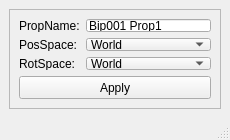
<?xml version="1.0" encoding="UTF-8"?>
<ui version="4.0">
 <class>MainWindow</class>
 <widget class="QMainWindow" name="MainWindow">
  <property name="geometry">
   <rect>
    <x>0</x>
    <y>0</y>
    <width>230</width>
    <height>140</height>
   </rect>
  </property>
  <property name="minimumSize">
   <size>
    <width>230</width>
    <height>140</height>
   </size>
  </property>
  <property name="windowTitle">
   <string>PropSpaceSwitch</string>
  </property>
  <widget class="QWidget" name="centralwidget">
   <layout class="QVBoxLayout" name="verticalLayout">
    <item>
     <widget class="QFrame" name="frame">
      <property name="frameShape">
       <enum>QFrame::StyledPanel</enum>
      </property>
      <property name="frameShadow">
       <enum>QFrame::Raised</enum>
      </property>
      <layout class="QVBoxLayout" name="verticalLayout_2">
       <item>
        <layout class="QFormLayout" name="formLayout">
         <property name="rowWrapPolicy">
          <enum>QFormLayout::WrapLongRows</enum>
         </property>
         <item row="0" column="1">
          <widget class="QLineEdit" name="lineEdit">
           <property name="text">
            <string>Bip001 Prop1</string>
           </property>
          </widget>
         </item>
         <item row="0" column="0">
          <widget class="QLabel" name="label">
           <property name="text">
            <string>PropName:</string>
           </property>
          </widget>
         </item>
         <item row="1" column="0">
          <widget class="QLabel" name="label_2">
           <property name="text">
            <string>PosSpace:</string>
           </property>
          </widget>
         </item>
         <item row="1" column="1">
          <widget class="QComboBox" name="comboBox_pos">
           <item>
            <property name="text">
             <string>World</string>
            </property>
           </item>
           <item>
            <property name="text">
             <string>Body</string>
            </property>
           </item>
           <item>
            <property name="text">
             <string>Right Hand</string>
            </property>
           </item>
           <item>
            <property name="text">
             <string>Left Hand</string>
            </property>
           </item>
          </widget>
         </item>
         <item row="2" column="0">
          <widget class="QLabel" name="label_3">
           <property name="text">
            <string>RotSpace: </string>
           </property>
          </widget>
         </item>
         <item row="2" column="1">
          <widget class="QComboBox" name="comboBox_rot">
           <item>
            <property name="text">
             <string>World</string>
            </property>
           </item>
           <item>
            <property name="text">
             <string>Body</string>
            </property>
           </item>
           <item>
            <property name="text">
             <string>Right Hand</string>
            </property>
           </item>
           <item>
            <property name="text">
             <string>Left Hand</string>
            </property>
           </item>
          </widget>
         </item>
        </layout>
       </item>
       <item>
        <widget class="QPushButton" name="Btn_Apply">
         <property name="minimumSize">
          <size>
           <width>0</width>
           <height>23</height>
          </size>
         </property>
         <property name="text">
          <string>Apply</string>
         </property>
        </widget>
       </item>
      </layout>
     </widget>
    </item>
   </layout>
  </widget>
  <widget class="QStatusBar" name="statusbar"/>
 </widget>
 <resources/>
 <connections/>
</ui>
